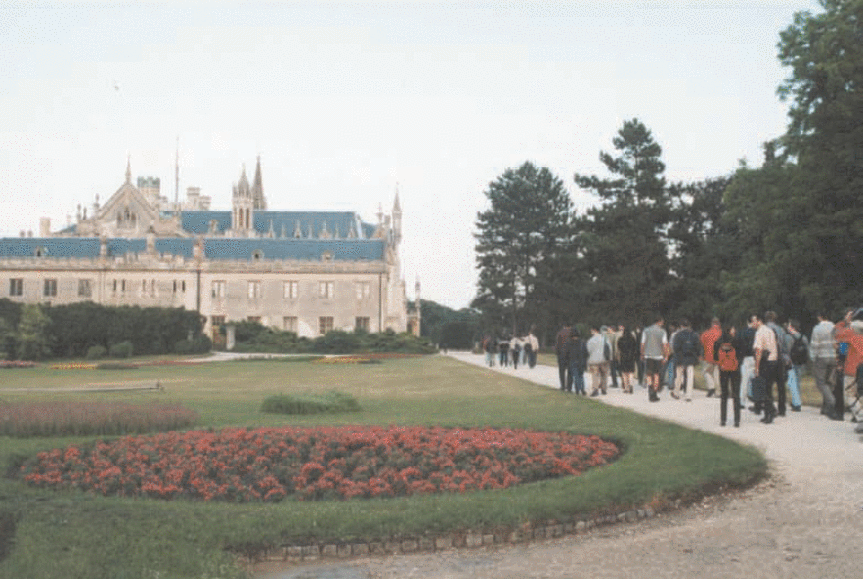
#> input picture samples/transfer-from.png, 863 x 579 px
$ python 5-transfer.py
#> lines starting #> are read from the running program, lines starting #| are printed output that depends on the picture
import numpy
import cv2

numpyFrom = cv2.imread(filename='./../samples/transfer-from.png', flags=cv2.IMREAD_COLOR).astype(numpy.float32) / 255.0
numpyTo = cv2.imread(filename='./../samples/transfer-to.png', flags=cv2.IMREAD_COLOR).astype(numpy.float32) / 255.0
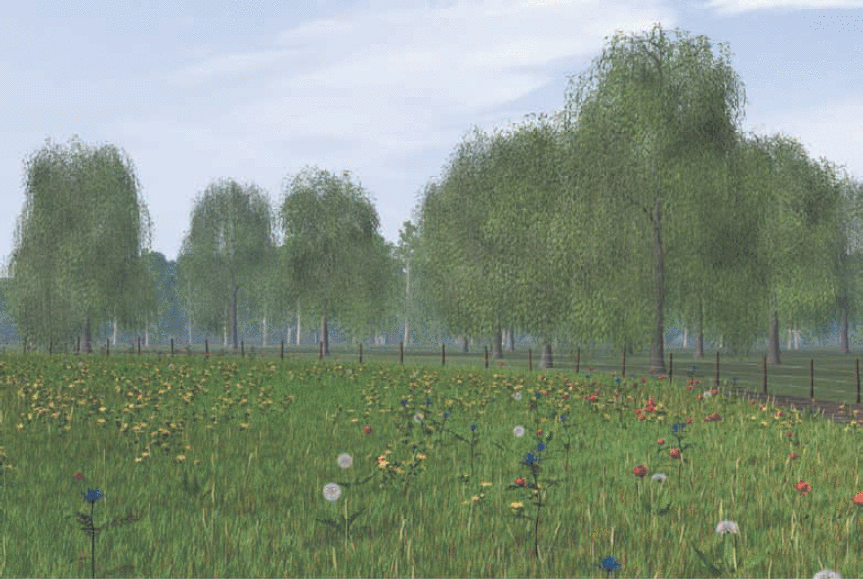
#> input picture samples/transfer-to.png, 863 x 579 px

# implement the algorithm described in "Color Transfer between Images" by Erik Reinhard, Michael Ashikhmin, Bruce Gooch, and Peter Shirley

# use cv2.cvtColor() to convert the input images into the Lab color space, you do not need to perform this step manually as described in the paper

# calculate the mean color of each channel in numpyTo and subtract it from numpyTo (equation 10)
# transfer the standard deviation of each channel from numpyFrom to numpyTo (equation 11)
# calculate the mean color of each channel in numpyFrom and add it to numpyTo

numpyTo[:, :, 0] = numpyTo[:, :, 0].clip(0.0, 100.0) # making sure that the values are still in the valid range
numpyTo[:, :, 1] = numpyTo[:, :, 1].clip(-127.0, 127.0) # making sure that the values are still in the valid range
numpyTo[:, :, 2] = numpyTo[:, :, 2].clip(-127.0, 127.0) # making sure that the values are still in the valid range

numpyOutput = cv2.cvtColor(src=numpyTo, code=cv2.COLOR_Lab2BGR)
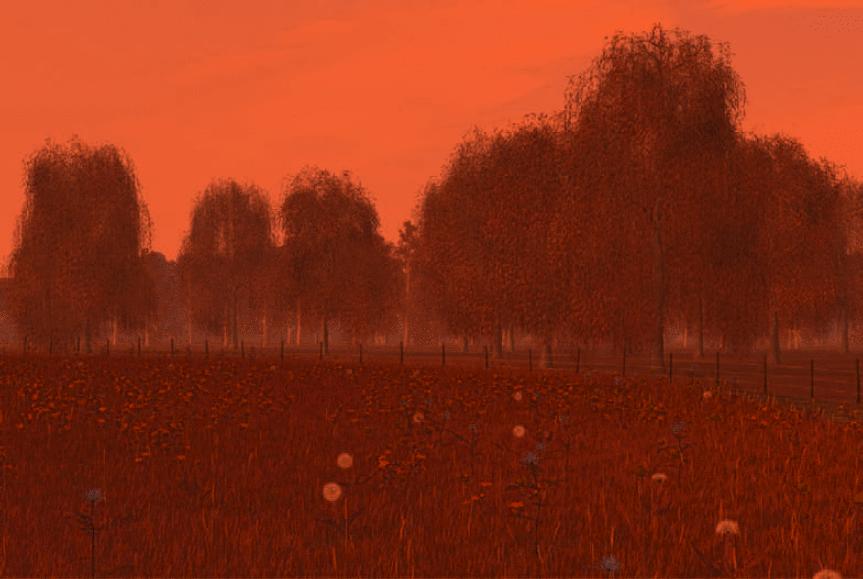
#> numpyOutput: shape (579, 863, 3) float32; mean B, G, R 0.00231, 0.00518, 0.0152; drawn with min black and max white

cv2.imwrite(filename='./5-transfer.png', img=(numpyOutput * 255.0).clip(0.0, 255.0).astype(numpy.uint8))
